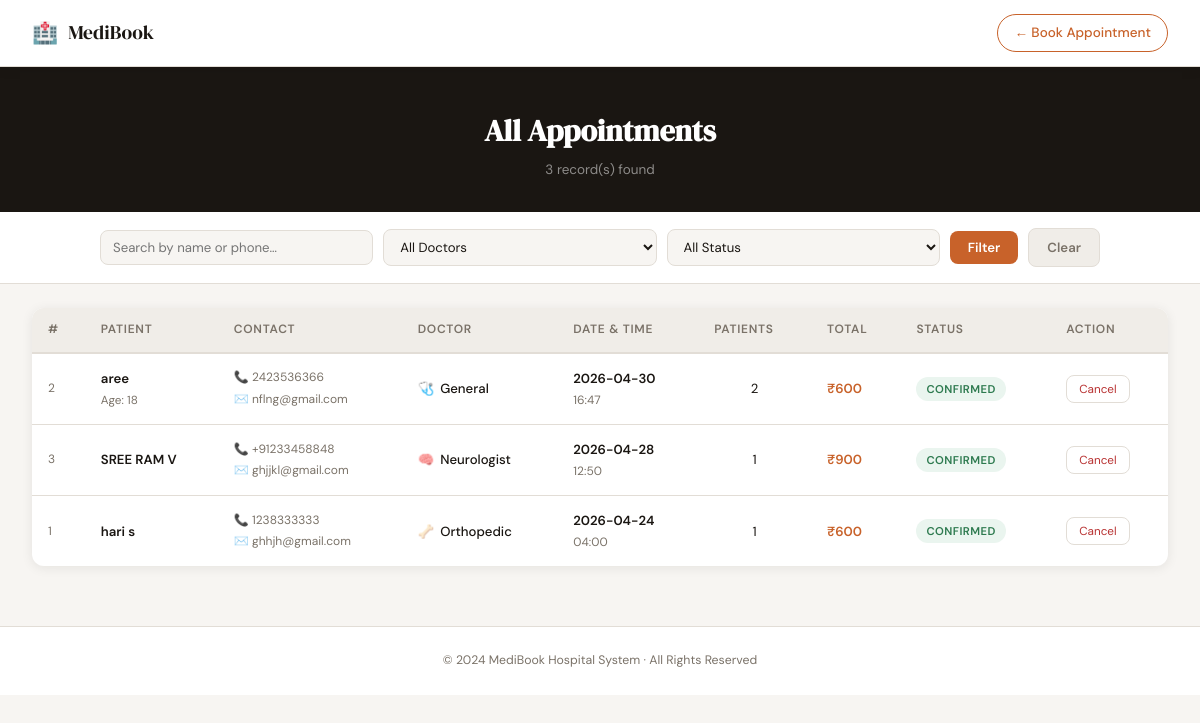
The app's page /appointments with its own data.
### tables this page shows
CREATE TABLE appointments (
            id INTEGER PRIMARY KEY AUTOINCREMENT,
            name TEXT NOT NULL,
            age INTEGER,
            phone TEXT,
            email TEXT,
            doctor TEXT NOT NULL,
            date TEXT NOT NULL,
            time TEXT NOT NULL,
            patients INTEGER DEFAULT 1,
            total INTEGER NOT NULL,
            status TEXT DEFAULT 'Confirmed',
            notes TEXT,
            created_at TEXT DEFAULT CURRENT_TIMESTAMP
        );

### app.py (the view)
@app.route('/appointments')
def appointments():
    search = request.args.get('search', '').strip()
    doctor_filter = request.args.get('doctor', '').strip()
    status_filter = request.args.get('status', '').strip()
    conn = get_db()
    cur = conn.cursor()
    query = "SELECT * FROM appointments WHERE 1=1"
    params = []
    if search:
        query += " AND (name LIKE ? OR phone LIKE ?)"
        params.extend([f'%{search}%', f'%{search}%'])
    if doctor_filter:
        query += " AND doctor = ?"
        params.append(doctor_filter)
    if status_filter:
        query += " AND status = ?"
        params.append(status_filter)
    query += " ORDER BY date DESC, time DESC"
    cur.execute(query, params)
    data = cur.fetchall()
    conn.close()
    return render_template('appointments.html',
        data=data,
        fees=FEES,
        doctor_info=DOCTOR_INFO,
        search=search,
        doctor_filter=doctor_filter,
        status_filter=status_filter
    )

### app.py (called while the page is built)
def get_db():
    conn = sqlite3.connect('hospital.db')
    conn.row_factory = sqlite3.Row
    return conn

### templates/appointments.html (shortened to what this page needs)
<!DOCTYPE html>
<html lang="en">
<head>
    <link rel="stylesheet" href="{{ url_for('static', filename='style.css') }}">
</head>
<body>
<nav class="navbar">
    <div class="nav-brand">
        <span class="nav-icon">🏥</span>
        <span>MediBook</span>
    </div>
    <a href="/" class="nav-link">← Book Appointment</a>
</nav>
<div class="page-header">
    <h1 class="page-title">All Appointments</h1>
    <p class="page-sub">{{ data|length }} record(s) found</p>
</div>
<div class="filter-bar">
    <form method="GET" class="filter-form">
        <input type="text" name="search" placeholder="Search by name or phone…" value="{{ search }}">
        <select name="doctor">
            <option value="">All Doctors</option>
        </select>
        <select name="status">
            <option value="">All Status</option>
        </select>
        <button type="submit" class="btn-filter">Filter</button>
        <a href="/appointments" class="btn-clear">Clear</a>
    </form>
</div>
<div class="table-wrapper">
    {% if data %}
    <table class="appointments-table">
        <thead>
            <tr>
                <th>#</th>
                <th>Patient</th>
                <th>Contact</th>
                <th>Doctor</th>
                <th>Date & Time</th>
                <th>Patients</th>
                <th>Total</th>
                <th>Status</th>
                <th>Action</th>
            </tr>
        </thead>
        <tbody>
            {% for row in data %}
            <tr class="{% if row['status'] == 'Cancelled' %}row-cancelled{% endif %}">
                <td class="td-id">{{ row['id'] }}</td>
                <td>
                    <div class="patient-info">
                        <span class="patient-name">{{ row['name'] }}</span>
                        {% if row['age'] %}<span class="patient-meta">Age: {{ row['age'] }}</span>{% endif %}
                    </div>
                </td>
                <td>
                    <div class="contact-info">
                        {% if row['phone'] %}<span>📞 {{ row['phone'] }}</span>{% endif %}
                        {% if row['email'] %}<span>✉️ {{ row['email'] }}</span>{% endif %}
                    </div>
                </td>
                <td>
                    <div class="doctor-badge">
                        <span>{{ doctor_info[row['doctor']]['icon'] if row['doctor'] in doctor_info else '🩺' }}</span>
                        {{ row['doctor'] }}
                    </div>
                </td>
                <td>
                    <div class="datetime-info">
                        <span class="date-text">{{ row['date'] }}</span>
                        <span class="time-text">{{ row['time'] }}</span>
                    </div>
                </td>
                <td class="td-center">{{ row['patients'] }}</td>
                <td class="td-amount">₹{{ "{:,}".format(row['total']) }}</td>
                <td>
                    <span class="badge badge-{{ row['status']|lower }}">{{ row['status'] }}</span>
                </td>
                <td>
                    {% if row['status'] != 'Cancelled' %}
                    <form method="POST" action="/cancel/{{ row['id'] }}" onsubmit="return confirm('Cancel appointment #{{ row['id'] }}?')">
                        <button type="submit" class="btn-cancel">Cancel</button>
                    </form>
                    {% else %}
                    <span class="muted">—</span>
                    {% endif %}
                </td>
            </tr>
            {% endfor %}
        </tbody>
    </table>
    {% else %}
    <div class="empty-state">
        <span class="empty-icon">📋</span>
        <p>No appointments found.</p>
        <a href="/" class="btn-book">Book the first one →</a>
    </div>
    {% endif %}
</div>
<footer class="footer">
    <p>© 2024 MediBook Hospital System · All Rights Reserved</p>
</footer>
</body>
</html>

### static/style.css (style rules this page uses)
:root { --bg: #f7f5f2; --surface: #ffffff; --surface2: #f0ede8; --border: #e2ddd6; --text: #1a1612; --text-muted: #7a7268; --accent: #c8622a; --accent-dark: #a84f20; --accent-light: #fdf0e8; --green: #2d7a4f; --green-light: #eaf5ef; --red: #b83232; --red-light: #fdeaea; --blue: #1e5fa8; --blue-light: #e8f0fb; --shadow: 0 2px 12px rgba(26,22,18,0.08); --shadow-lg: 0 8px 40px rgba(26,22,18,0.12); --radius: 12px; --radius-sm: 8px; font-size: 15px; }
*, *::before, *::after { box-sizing: border-box; margin: 0; padding: 0; }
body { font-family: 'DM Sans', sans-serif; background: var(--bg); color: var(--text); line-height: 1.6; }
a { color: var(--accent); text-decoration: none; }
.navbar { display: flex; justify-content: space-between; align-items: center; padding: 14px 32px; background: var(--surface); border-bottom: 1px solid var(--border); position: sticky; top: 0; z-index: 100; box-shadow: var(--shadow); }
.nav-brand { display: flex; align-items: center; gap: 10px; font-family: 'DM Serif Display', serif; font-size: 1.3rem; color: var(--text); }
.nav-icon { font-size: 1.4rem; }
.nav-link { font-size: 0.9rem; font-weight: 500; color: var(--accent); padding: 7px 16px; border: 1.5px solid var(--accent); border-radius: 20px; transition: all 0.2s; }
.page-header { background: var(--text); color: white; padding: 40px 32px 32px; text-align: center; }
.page-title { font-family: 'DM Serif Display', serif; font-size: 2rem; color: white; }
.page-sub { color: rgba(255,255,255,0.5); font-size: 0.9rem; margin-top: 4px; }
.filter-bar { padding: 16px 32px; background: var(--surface); border-bottom: 1px solid var(--border); }
.filter-form { display: flex; gap: 10px; flex-wrap: wrap; align-items: center; max-width: 1000px; margin: 0 auto; }
.filter-form input, .filter-form select { border: 1.5px solid var(--border); border-radius: var(--radius-sm); padding: 8px 12px; font-family: 'DM Sans', sans-serif; font-size: 0.88rem; background: var(--bg); color: var(--text); flex: 1; min-width: 140px; }
.btn-filter, .btn-clear { padding: 8px 18px; border-radius: var(--radius-sm); font-size: 0.88rem; font-weight: 600; cursor: pointer; border: none; font-family: 'DM Sans', sans-serif; white-space: nowrap; }
.btn-filter { background: var(--accent); color: white; }
.btn-clear { background: var(--surface2); color: var(--text-muted); border: 1.5px solid var(--border); }
.table-wrapper { padding: 24px 32px 60px; max-width: 1200px; margin: 0 auto; overflow-x: auto; }
.appointments-table { width: 100%; border-collapse: collapse; background: var(--surface); border-radius: var(--radius); overflow: hidden; box-shadow: var(--shadow); font-size: 0.88rem; }
.appointments-table thead { background: var(--surface2); border-bottom: 2px solid var(--border); }
.appointments-table th { padding: 12px 16px; text-align: left; font-weight: 600; font-size: 0.8rem; text-transform: uppercase; letter-spacing: 0.06em; color: var(--text-muted); }
.appointments-table td { padding: 14px 16px; border-bottom: 1px solid var(--border); vertical-align: middle; }
.appointments-table tbody tr:last-child td { border-bottom: none; }
.td-id { color: var(--text-muted); font-size: 0.8rem; }
.td-center { text-align: center; }
.td-amount { font-weight: 600; color: var(--accent); }
.patient-name { display: block; font-weight: 600; }
.patient-meta { font-size: 0.78rem; color: var(--text-muted); }
.contact-info { display: flex; flex-direction: column; gap: 2px; font-size: 0.8rem; color: var(--text-muted); }
.doctor-badge { display: flex; align-items: center; gap: 6px; font-weight: 500; }
.datetime-info { display: flex; flex-direction: column; gap: 2px; }
.date-text { font-weight: 600; }
.time-text { font-size: 0.8rem; color: var(--text-muted); }
.badge { display: inline-block; padding: 3px 10px; border-radius: 20px; font-size: 0.75rem; font-weight: 600; text-transform: uppercase; letter-spacing: 0.04em; }
.badge-confirmed { background: var(--green-light); color: var(--green); }
.btn-cancel { padding: 5px 12px; background: none; border: 1.5px solid var(--border); border-radius: var(--radius-sm); font-size: 0.78rem; color: var(--red); cursor: pointer; font-family: 'DM Sans', sans-serif; transition: all 0.2s; }
.footer { text-align: center; padding: 24px; border-top: 1px solid var(--border); font-size: 0.82rem; color: var(--text-muted); background: var(--surface); }

### records on screen
appointments: id "2", name "aree", age "18", phone "2423536366", email "nflng@gmail.com", doctor "🩺", doctor "General", date "2026-04-30", time "16:47", patients "2", total "600", status "CONFIRMED"
appointments: id "3", name "SREE RAM V", phone "+91233458848", email "ghjjkl@gmail.com", doctor "🧠", doctor "Neurologist", date "2026-04-28", time "12:50", patients "1", total "900", status "CONFIRMED"
appointments: id "1", name "hari s", phone "1238333333", email "ghhjh@gmail.com", doctor "🦴", doctor "Orthopedic", date "2026-04-24", time "04:00", patients "1", total "600", status "CONFIRMED"

### other values on screen
{{ data|length }} "3"
